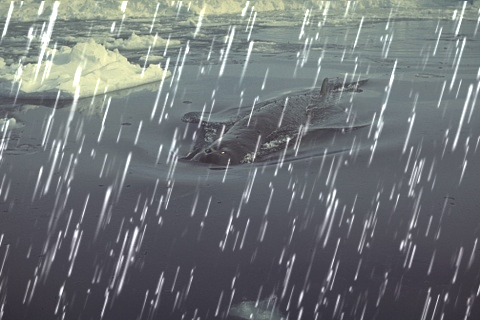
#> input picture Rain2Avoid(Multiple)/dataset/Rain100L/input/15.png, 480 x 320 px, found by its file name; its folder holds only this picture in this run
$ python sdr.py
#> lines starting #> are read from the running program, lines starting #| are printed output that depends on the picture
import cv2
import os
import numpy as np
import time
import seaborn as sns
import matplotlib.pyplot as plt
import argparse

parser = argparse.ArgumentParser()

parser.add_argument("--input_path", type=str, default="./dataset/Rain12/input/", help='input path')
parser.add_argument("--ldgp_path", type=str, default="./dataset/Rain12/ldgp/", help='input path')
parser.add_argument("--save_path", type=str, default="./dataset/Rain12/sdr/" , help='sdr save path')
parser.add_argument("--fuse_save_path", type=str, default="./dataset/Rain12/sdr(fuse)/" , help='fuse sdr save path')
parser.add_argument("--pow", type=int, default=0.5, help='eta in nss')
parser.add_argument("--threshold", type=int, default=10, help='the threshold of ldgp')
parser.add_argument("--K", type=int, default=7, help="neighbor size")
parser.add_argument("--k", type=int, default=3, help="similarity size")
parser.add_argument("--sdr_num", type=int, default=50, help='the number of sdr')

opt = parser.parse_args()

input_path = opt.input_path
ldgp_path = opt.ldgp_path
target_path = opt.save_path
target_path2 = opt.fuse_save_path
sdr_num = opt.sdr_num
ldgp_intensity_threshold = opt.threshold

def make_folder(path):
   try:
      os.makedirs(path)
   except:
      pass

def all_rain(grid):
   return np.all(grid>0)

def get_mask_and_size(rainy_image, ldgp_image, j, i, small_window_size=opt.k, center=True):

   h, w = ldgp_image.shape[0], ldgp_image.shape[1]
   ldgp_image[ldgp_image>0] = 1

   # determine the small window size
   while(1):
      small_padding_size = small_window_size//2
      mask = ldgp_image[max(j-small_padding_size,0):min(j+small_padding_size+1,h), max(i-small_padding_size,0):min(i+small_padding_size+1,w)]
      if all_rain(mask)==False:
         break
      else:
         small_window_size+=2

   # initial return mask and rain with the small window size
   return_mask = np.zeros([small_window_size, small_window_size])
   return_rain = np.zeros([small_window_size, small_window_size, 3])

   for local_j in range(small_window_size):
      for local_i in range(small_window_size):
         global_j = local_j-small_padding_size+j
         global_i = local_i-small_padding_size+i

         # boundary check
         if global_j>h-1 or global_j<0 or global_i>w-1 or global_i<0:
            pass

         elif center:
            return_mask[local_j][local_i] = ldgp_image[global_j, global_i]
            return_rain[local_j, local_i,:] = rainy_image[global_j,global_i,:]

         else:
            return_rain[local_j, local_i,:] = rainy_image[global_j,global_i,:]

   return return_rain, 1-return_mask, small_window_size

def compute_similarity(rainy_image, ldgp_image, j, i):

   # initial
   neighbor, probability = list(), list()
   Height, Width = rainy_image.shape[0], rainy_image.shape[1]

   # compute center valid pixel and convert to vector
   center_rain_grid, mask_grid, size = get_mask_and_size(rainy_image, ldgp_image, j, i)
   center_rain_grid = np.transpose(center_rain_grid,(2, 0, 1)) # H,W,C > C, H, W
   center_rain_grid = (center_rain_grid*mask_grid)
   center_rain_grid = np.transpose(center_rain_grid,(1, 2, 0))  # C,H,W > H,W,C
   center_rain_vector = center_rain_grid.flatten()

   # determin big window size (K)
   big_window_size = opt.K # default K
   big_window_size = max(big_window_size, 3)
   big_padding_size = big_window_size//2

   # compute neighbor grid
   for n_j in range(max(j-big_padding_size,0), min(j+big_padding_size+1, Height)):
      for n_i in range(max(i-big_padding_size,0), min(i+big_padding_size+1, Width)):
         if ldgp_image[n_j, n_i] == 0: # if is non-rain > candidate

            neighbor.append((n_j, n_i))
            # compute neighbor valid pixel and convert to vector

            neighbor_rain_grid, _, _ = get_mask_and_size(rainy_image, ldgp_image, n_j, n_i, small_window_size=size, center=False)

            neighbor_rain_grid = np.transpose(neighbor_rain_grid,(2, 0, 1)) # H,W,C > C, H, W
            neighbor_rain_grid = (neighbor_rain_grid*mask_grid)
            neighbor_rain_grid = np.transpose(neighbor_rain_grid,(1, 2, 0))  # C,H,W > H,W,C
            neighbor_rain_vector = (neighbor_rain_grid).flatten()

            # convert simialrity to probability (l1 loss)
            probability.append(1/(max(np.sum(np.abs(center_rain_vector - neighbor_rain_vector))**(opt.pow), 1e-4)))
            # probability.append(1/(max(1, 1e-4)))

   # normalize probability
   probability = np.array(probability).astype(np.float32)
   probability = probability/ probability.sum()

   return neighbor, probability

make_folder(target_path2)

rainy_folder = os.listdir(input_path)                       # the input folder
already_folder = os.listdir(target_path2)                   # the result folder
rainy_folder = list(set(rainy_folder)-set(already_folder))  # input - result

total_time = 0

## SDR
for image_name in rainy_folder:
   make_folder(os.path.join(target_path, image_name[:-4]))

   rainy_image    = cv2.imread(os.path.join(input_path, image_name))
#> rainy_image is the input picture: shape (320, 480, 3); mean B, G, R 118.1, 115.4, 110.7
   ldgp_image     = cv2.imread(os.path.join(ldgp_path, image_name), cv2.IMREAD_GRAYSCALE)
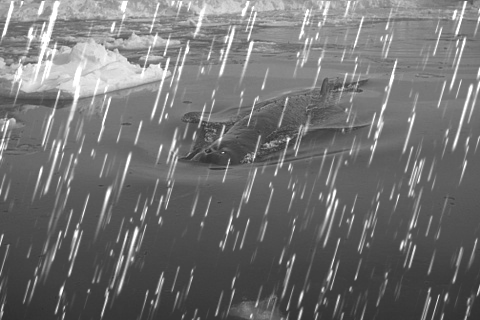
#> ldgp_image: shape (320, 480); min 42, max 255, mean 113.8
   return_images  = np.zeros((sdr_num, rainy_image.shape[0], rainy_image.shape[1], rainy_image.shape[2]))
   return_images[:,:,:,:] = rainy_image[:,:,:]

   Height, Width = rainy_image.shape[0], rainy_image.shape[1]
#> Height = 320; Width = 480

   start = time.process_time()

   for j in range(Height):
      for i in range(Width):
         if ldgp_image[j,i] > ldgp_intensity_threshold:
#> (the run stopped early here; a loop or call above may not have finished)
